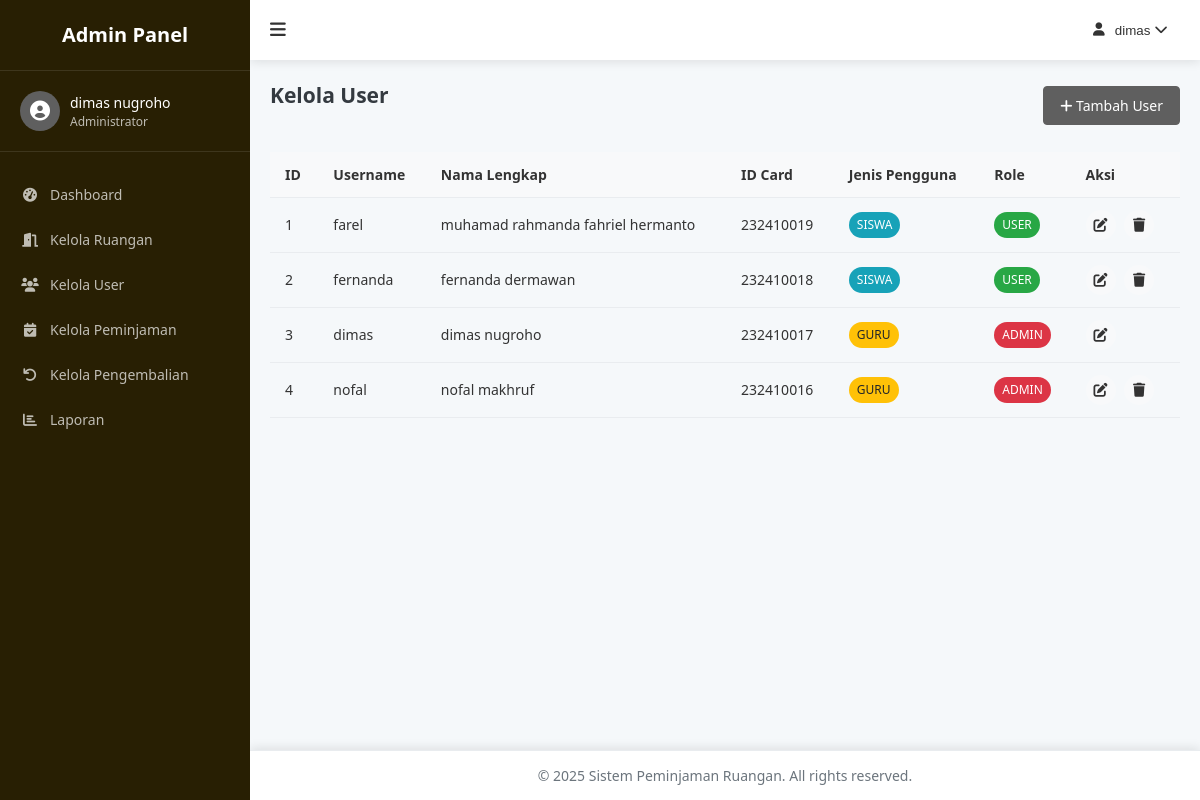
/admin/users.php (signed in), run on the app's committed database.
### tables this page shows
CREATE TABLE `users` (
  `user_id` int NOT NULL,
  `id_card` varchar(22) NOT NULL,
  `username` varchar(11) NOT NULL,
  `password` varchar(60) NOT NULL,
  `role` varchar(40) NOT NULL,
  `jenis_pengguna` varchar(50) NOT NULL,
  `nama_lengkap` varchar(100) NOT NULL
);

### config/functions.php (called while the page is built, shortened)
<?php
function getAllUsers() {
    global $conn;
    $query = "SELECT * FROM users ORDER BY user_id ASC";
    $result = $conn->query($query);
    $users = [];
    if ($result->num_rows > 0) {
        while ($row = $result->fetch_assoc()) {
            $users[] = $row;
        }
    }
    return $users;
}
?>

### admin/users.php (the view, shortened to what this page needs)
<?php
require_once '../config/database.php';
require_once '../config/functions.php';
$users = getAllUsers();
?>
<!DOCTYPE html>
<html lang="en">
<head>
    <link rel="stylesheet" href="../assets/css/style.css">
    <link rel="stylesheet" href="../assets/css/admin.css">
    <link rel="stylesheet" href="https://cdnjs.cloudflare.com/ajax/libs/font-awesome/6.0.0-beta3/css/all.min.css">
</head>
<body>
    <div class="admin-container">
        <?php include 'includes/sidebar.php'; ?>
        <div class="admin-content">
            <?php include 'includes/header.php'; ?>
            <main class="admin-main">
                <div class="page-header">
                    <h2>Kelola User</h2>
                    <a href="user-form.php" class="btn btn-primary">
                        <i class="fas fa-plus"></i> Tambah User
                    </a>
                </div>
                <div class="table-responsive">
                    <table>
                        <thead>
                            <tr>
                                <th>ID</th>
                                <th>Username</th>
                                <th>Nama Lengkap</th>
                                <th>ID Card</th>
                                <th>Jenis Pengguna</th>
                                <th>Role</th>
                                <th>Aksi</th>
                            </tr>
                        </thead>
                        <tbody>
                            <?php if (empty($users)): ?>
                                <tr>
                                    <td colspan="7" class="text-center">Tidak ada data user.</td>
                                </tr>
                            <?php else: ?>
                                <?php foreach ($users as $user): ?>
                                    <tr>
                                        <td><?php echo $user['user_id']; ?></td>
                                        <td><?php echo htmlspecialchars($user['username']); ?></td>
                                        <td><?php echo htmlspecialchars($user['nama_lengkap']); ?></td>
                                        <td><?php echo htmlspecialchars($user['id_card']); ?></td>
                                        <td>
                                            <span class="badge badge-<?php echo $user['jenis_pengguna']; ?>">
                                                <?php echo ucfirst($user['jenis_pengguna']); ?>
                                            </span>
                                        </td>
                                        <td>
                                            <span class="badge badge-<?php echo $user['role']; ?>">
                                                <?php echo ucfirst($user['role']); ?>
                                            </span>
                                        </td>
                                        <td>
                                            <a href="user-form.php?id=<?php echo $user['user_id']; ?>" class="btn-icon" title="Edit">
                                                <i class="fas fa-edit"></i>
                                            </a>
                                            <?php if ($user['user_id'] != $_SESSION['user_id']): ?>
                                                <a href="#" class="btn-icon delete-btn" data-id="<?php echo $user['user_id']; ?>" data-name="<?php echo htmlspecialchars($user['nama_lengkap']); ?>" title="Hapus">
                                                    <i class="fas fa-trash"></i>
                                                </a>
                                            <?php endif; ?>
                                        </td>
                                    </tr>
                                <?php endforeach; ?>
                            <?php endif; ?>
                        </tbody>
                    </table>
                </div>
            </main>
            <?php include 'includes/footer.php'; ?>
        </div>
    </div>
</body>
</html>

### assets/css/style.css (style rules this page uses)
:root { --primary-color: #5f5f5f; --primary-dark: #3a56d4; --secondary-color: #6c757d; --success-color: #28a745; --danger-color: #dc3545; --warning-color: #ffc107; --info-color: #17a2b8; --light-color: #f8f9fa; --dark-color: #343a40; --body-bg: #f5f8fa; --card-bg: #ffffff; --text-color: #333333; --border-color: #e9ecef; --sidebar-width: 250px; --header-height: 60px; --footer-height: 50px; --border-radius: 4px; --box-shadow: 0 2px 10px rgba(0, 0, 0, 0.1); --transition: all 0.3s ease; }
* { margin: 0; padding: 0; box-sizing: border-box; }
body { font-family: "Segoe UI", Tahoma, Geneva, Verdana, sans-serif; font-size: 14px; line-height: 1.5; color: var(--text-color); background-color: var(--body-bg); }
a { color: var(--primary-color); text-decoration: none; transition: var(--transition); }
main { padding: 30px 0; }
.btn { display: inline-block; font-weight: 500; text-align: center; white-space: nowrap; vertical-align: middle; user-select: none; border: 1px solid transparent; padding: 8px 16px; font-size: 14px; line-height: 1.5; border-radius: var(--border-radius); transition: var(--transition); cursor: pointer; }
.btn-primary { color: #fff; background-color: var(--primary-color); border-color: var(--primary-color); }

### assets/css/admin.css (style rules this page uses)
.admin-container { display: flex; min-height: 100vh; }
.admin-content { flex: 1; margin-left: var(--sidebar-width); transition: var(--transition); }
.admin-main { padding: 20px; min-height: calc(100vh - var(--header-height) - var(--footer-height)); }
.admin-main h2 { margin-bottom: 20px; color: var(--dark-color); }
.table-responsive { overflow-x: auto; }
table { width: 100%; border-collapse: collapse; }
table th, table td { padding: 12px 15px; text-align: left; border-bottom: 1px solid var(--border-color); }
table th { background-color: var(--light-color); font-weight: 600; }
.btn-icon { display: inline-flex; justify-content: center; align-items: center; width: 30px; height: 30px; border-radius: 50%; background-color: var(--light-color); color: var(--text-color); margin-right: 5px; transition: var(--transition); }
.page-header { display: flex; justify-content: space-between; align-items: center; margin-bottom: 20px; }
.badge { display: inline-block; padding: 4px 8px; border-radius: 20px; font-size: 12px; font-weight: 500; text-transform: uppercase; }
.badge-admin { background-color: #dc3545; color: #fff; }
.badge-user { background-color: #28a745; color: #fff; }
.badge-siswa { background-color: #17a2b8; color: #fff; }
.badge-guru { background-color: #ffc107; color: #212529; }

### data on the page
users: user_id "1", username "farel", nama_lengkap "muhamad rahmanda fahriel hermanto", id_card "232410019", jenis_pengguna "SISWA", role "USER"
users: user_id "2", username "fernanda", nama_lengkap "fernanda dermawan", id_card "232410018", jenis_pengguna "SISWA", role "USER"
users: user_id "3", username "dimas", nama_lengkap "dimas nugroho", id_card "232410017", jenis_pengguna "GURU", role "ADMIN"
users: user_id "4", username "nofal", nama_lengkap "nofal makhruf", id_card "232410016", jenis_pengguna "GURU", role "ADMIN"

### other printed values
$_SESSION['nama_lengkap'] "dimas nugroho"
$_SESSION['username'] "dimas"
